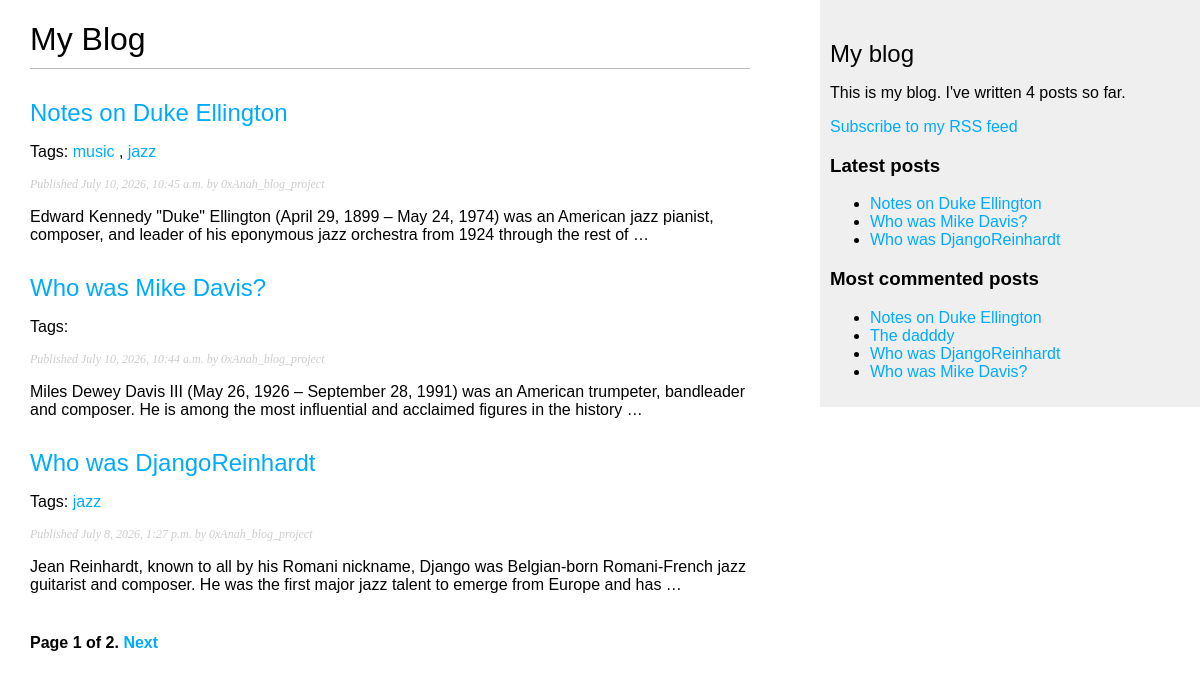
Page /blog/ on the earlier database version.
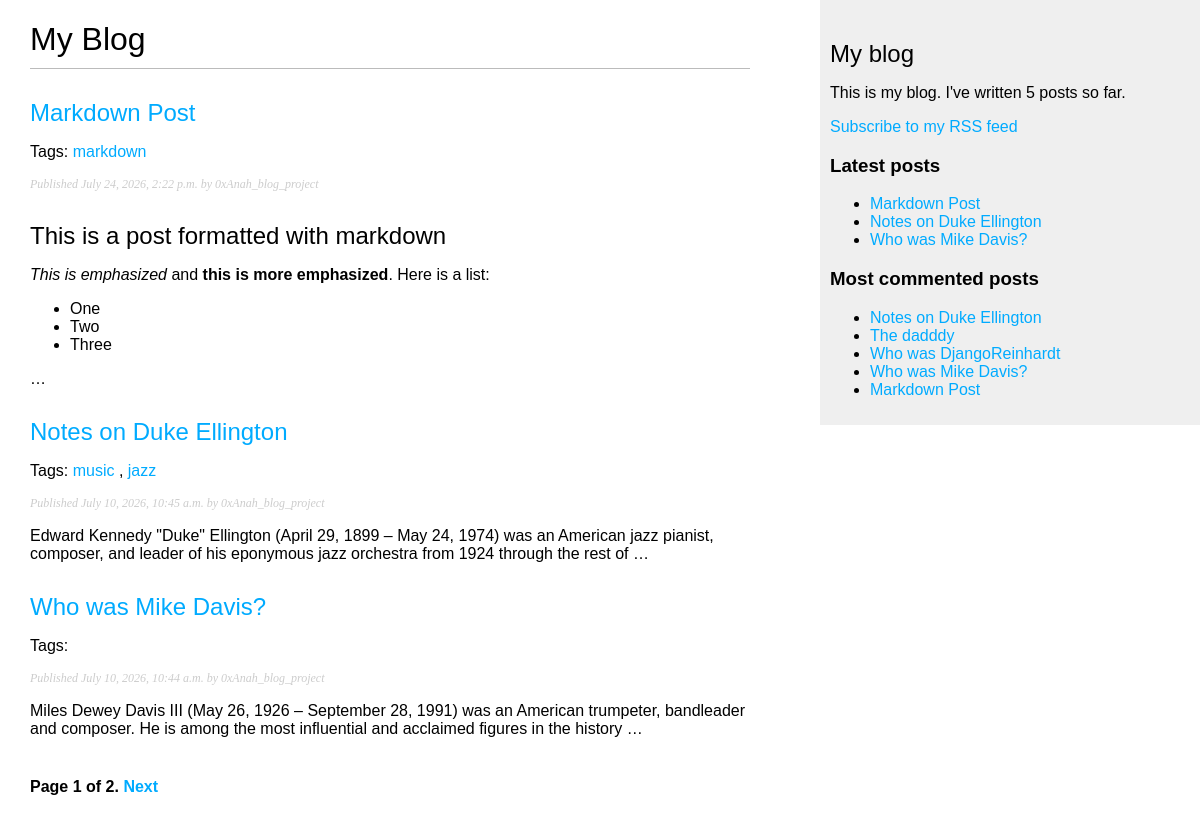
Same page on the later database version.
### blog/models.py (models this page shows, shortened)
class Post(models.Model):
    class Status(models.TextChoices):
        DRAFT = 'DR', 'Draft'
        PUBLISH = 'PR', 'PUBLISH'
    title = models.CharField(max_length=250)
    slug = models.SlugField(max_length=250, unique_for_date='publish')
    body = models.TextField()
    publish = models.DateTimeField(default=timezone.now)
    created = models.DateField(auto_now_add=True)
    updated = models.DateField(auto_now_add=True)
    status = models.CharField(max_length=2, choices=Status, default=Status.DRAFT)
    author = models.ForeignKey(settings.AUTH_USER_MODEL, on_delete=models.CASCADE, related_name='blog_posts')
    objects = models.Manager() # The default manager.
    published = PublishedManager() # Our custom manager.
    tags = TaggableManager()
    class Meta:
        ordering = ['-publish']
        indexes = [models.Index(fields=['-publish'])]
    def get_absolute_url(self):
        return reverse('blog:post_detail', args=[self.publish.year, self.publish.month, self.publish.day, self.slug])

### blog/views.py (the view)
# urls.py: path('', views.post_list, name='post_list'), #This is for post list but using a function based view
def post_list(request, tag_slug=None):
    post_list = Post.published.all()
    tag = None
    if tag_slug:
        tag = get_object_or_404(Tag, slug=tag_slug)
        post_list = post_list.filter(tags__in=[tag])
    paginator = Paginator(post_list, 3)
    page_number = request.GET.get('page', 1)
    posts = paginator.get_page(page_number)
    context = {'posts':posts, 'tag': tag}
    return render(request, 'blog/post/list.html', context=context)

### blog/models.py (called while the page is built)
    def get_queryset(self):
        return super().get_queryset().filter(status=Post.Status.PUBLISH)

### blog/templatetags/blog_tags.py (called while the page is built)
@register.simple_tag
def total_posts():
    return Post.published.count()

@register.inclusion_tag('blog/post/latest_posts.html')
def show_latest_posts(count=5):
    latest_posts = Post.published.order_by('-publish')[:count]
    return {'latest_posts': latest_posts}

@register.simple_tag
def get_most_commented_posts(count=5):
    return Post.published.annotate(total_comments=Count('comments')).order_by('-total_comments')[:count]

@register.filter(name='markdown')
def markdown_format(text):
    return mark_safe(markdown.markdown(text))

### blog/templates/blog/post/list.html (shortened to what this page needs)
{% extends "blog/base.html" %}
{% load blog_tags %}
{% block content %}
  <h1>My Blog</h1>
  {% for post in posts %}
    <h2>
      <a href="{{post.get_absolute_url}}">
        {{ post.title }}
      </a>
    </h2>
    <p class="tags">
        Tags:
        {% for tag in post.tags.all %}
          <a href="{% url "blog:post_list_by_tag" tag.slug %}">{{ tag.name }}
          </a>{% if not forloop.last %}, {% endif %}
        {% endfor %}
    </p>
    <p class="date">
      Published {{ post.publish }} by {{ post.author }}
    </p>
    {{ post.body|markdown|truncatewords_html:30 }}
  {% endfor %}
  {% include "pagination.html" with page=posts %}
{% endblock %}

### blog/templates/blog/base.html (shortened to what this page needs)
{% load blog_tags %}
{% load static %}
<!DOCTYPE html>
<html>
  <head>
    <link href="{% static "blog/css/blog.css" %}" rel="stylesheet">
  </head>
  <body>
    <div id="content">
      {% block content %}
      {% endblock %}
    </div>
    <div id="sidebar">
      <h2>My blog</h2>
      <p>
        This is my blog.
        I've written {% total_posts %} posts so far.
      </p>
      <p>
        <a href="{% url "blog:post_feed" %}">
          Subscribe to my RSS feed
        </a>
      </p>
      <h3>Latest posts</h3>
      {% show_latest_posts 3 %}
      <h3>Most commented posts</h3>
      {% get_most_commented_posts as most_commented_posts %}
      <ul>
        {% for post in most_commented_posts %}
          <li>
            <a href="{{ post.get_absolute_url }}">{{ post.title }}
          </li>
        {% endfor %}
      </ul>
    </div>
  </body>
</html>

### blog/templates/pagination.html (shortened to what this page needs)
<div class="pagination">
  <span class="step-links">
    <span class="current">
      Page {{ page.number }} of {{ page.paginator.num_pages }}.
    </span>
    {% if page.has_next %}
      <a href="?page={{ page.next_page_number }}">Next</a>
    {% endif %}
  </span>
</div>

### blog/templates/blog/post/latest_posts.html
<ul>
  {% for post in latest_posts %}
  <li>
    <a href="{{ post.get_absolute_url }}">{{ post.title }}</a
  </li>
  {% endfor %}
</ul>

### blog/static/blog/css/blog.css (style rules this page uses)
body { margin:0; padding:0; font-family:helvetica, sans-serif; }
a { color:#00abff; text-decoration:none; }
h1 { font-weight:normal; border-bottom:1px solid #bbb; padding:0 0 10px 0; }
h2 { font-weight:normal; margin:30px 0 0; }
#content { float:left; width:60%; padding:0 0 0 30px; }
#sidebar { float:right; width:30%; padding:10px; background:#efefef; height:100%; }
p.date { color:#ccc; font-family: georgia, serif; font-size: 12px; font-style: italic; }
.pagination { margin:40px 0; font-weight:bold; }

Differences in the rows shown:
no longer on one of the page's lists (row unchanged): Post: title "Who was DjangoReinhardt", publish "July 8, 2026, 1:27 p.m.", author "0xAnah_blog_project", body "Jean Reinhardt, known to all by his Romani nickname, Django was Belgian-born Romani-French jazz guitarist and composer. He was the first major jazz talent to emerge from Europe and has …"
added Post: title "Markdown Post", publish "July 24, 2026, 2:22 p.m.", author "0xAnah_blog_project", body "This is a post formatted with markdown This is emphasized and this is more emphasized . Here is a list: One Two Three …"
added Tag: name "markdown", shown under "Markdown Post"
computed for Post "Who was DjangoReinhardt": loses Tag (name "jazz")
Other differences:
text no longer shown: "4"
text now shown: "5"
